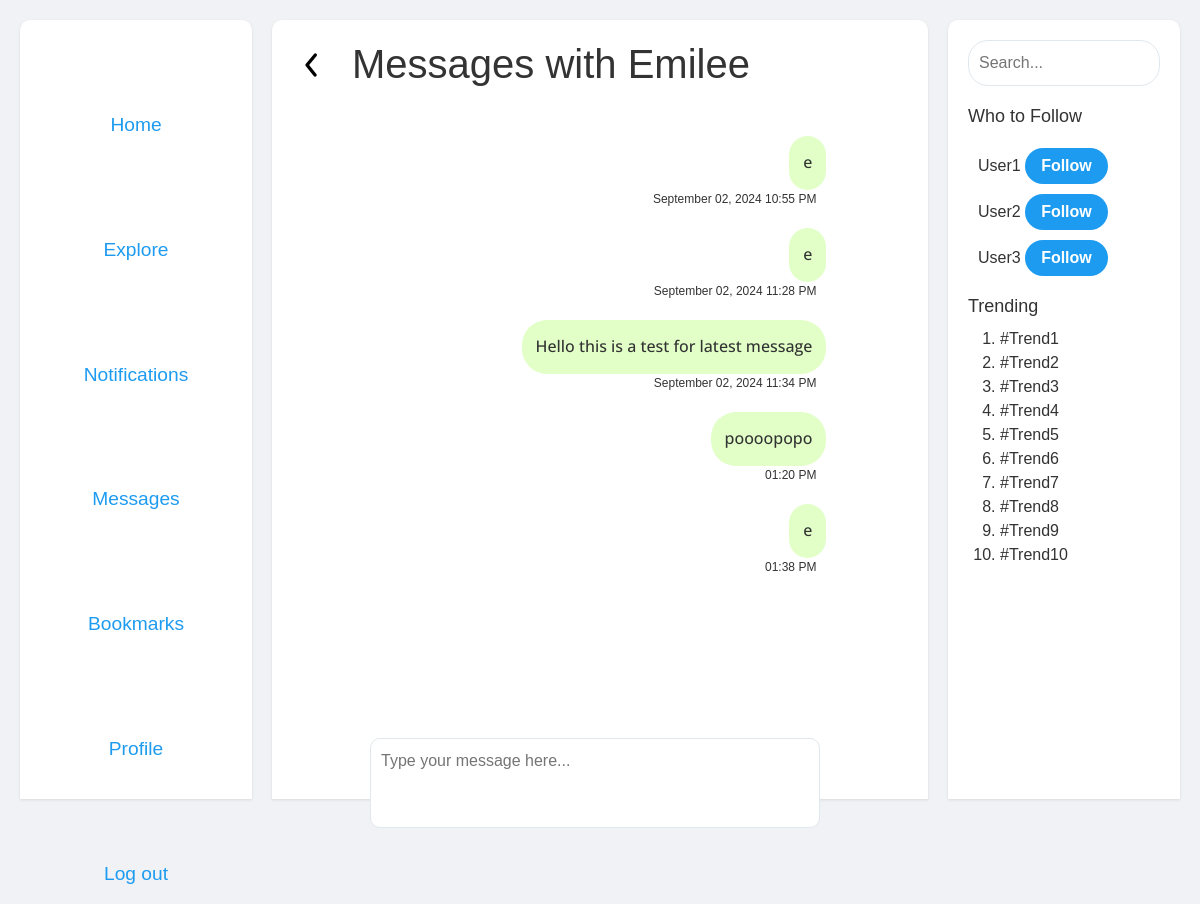
Page /messages/2 (signed in) on the committed database.
### tables this page shows
CREATE TABLE users (
    id INTEGER PRIMARY KEY AUTOINCREMENT,
    username TEXT UNIQUE NOT NULL,
    password TEXT NOT NULL,  -- You should hash passwords before storing them
    email TEXT UNIQUE,
    created_at DATETIME DEFAULT CURRENT_TIMESTAMP
);

CREATE TABLE messages (
    sender_id INTEGER NOT NULL,      -- The ID of the sender
    receiver_id INTEGER NOT NULL,    -- The ID of the receiver
    message TEXT NOT NULL,           -- The text content of the message
    message_id INTEGER PRIMARY KEY AUTOINCREMENT -- Unique ID for each message
, timestamp TIMESTAMP DEFAULT CURRENT_TIMESTAMP);

### app.py (the view, shortened to what this page needs)
@app.route('/messages/<int:contact_id>', methods=['GET', 'POST'])
@login_required
def messages(contact_id):
    if 'user_id' not in session:
        return redirect(url_for('login'))
    user_id = session['user_id']
    messages = db.execute('''
        SELECT * FROM messages
        WHERE (sender_id = ? AND receiver_id = ?) OR (sender_id = ? AND receiver_id = ?)
        ORDER BY timestamp
    ''', int(user_id), int(contact_id), int(contact_id), int(user_id))
    contact1 = db.execute('SELECT username FROM users WHERE id = ?', (user_id,))
    contact2 = db.execute('SELECT username FROM users WHERE id = ?', (contact_id,))
    return render_template('messages.html', messages=messages, contact1=contact1[0]['username'], contact2=contact2[0]['username'], contact_me=contact_id)

### helpers.py (called while the page is built)
def login_required(f):
    @wraps(f)
    def decorated_function(*args, **kwargs):
        if session.get("user_id") is None:
            return redirect("/login")
        return f(*args, **kwargs)
    return decorated_function

def format_timestamp(timestamp):
    spain_tz = pytz.timezone('Europe/Madrid')
    if isinstance(timestamp, str):
        try:
            timestamp = datetime.fromisoformat(timestamp)  # Adjust if your string format is different
        except ValueError:
            return "Invalid date"  # Handle the error as appropriate
    if timestamp.tzinfo is None:
        timestamp = spain_tz.localize(timestamp)
    else:
        timestamp = timestamp.astimezone(spain_tz)
    now = datetime.now(spain_tz)
    is_today = timestamp.date() == now.date()
    if is_today:
        return timestamp.strftime('%I:%M %p')  # 12-hour format without seconds
    else:
        return timestamp.strftime('%B %d, %Y %I:%M %p')  # Full month name, day, and year

### templates/messages.html (shortened to what this page needs)
{% extends "layout.html" %}
{% block main %}
<div class="messages-header">
    <a href="/contacts"><img class="backwards-arrow" src="{{ url_for('static', filename='images/arrow-ios-back.svg') }}" alt="Back to main"></a>
    <h1>Messages with {{ contact2 }}</h1>
</div>
<div class="messages-container" id="messages-container">
    <div class="messages">
        {% for message in messages %}
            <div class="{{ 'message-sent' if message.sender_id == session['user_id'] else 'message-received' }}">
                <p>{{ message.message }}</p>
            </div>
            <span class="{{ 'message-sent1' if message.sender_id == session['user_id'] else 'message-received1' }}">
                {{ message.timestamp | format_timestamp }}
            </span>
        {% endfor %}
    </div>
    <form id="message-form" action="/messages/{{ contact_me }}" method="post">
        <textarea autofocus id="message-textarea" name="message" placeholder="Type your message here..."></textarea>
    </form>
</div>
{% endblock %}

### static/css/styles.css (style rules this page uses)
html, body { height: 100%; margin: 0; padding: 0; }
body { font-family: Arial, sans-serif; margin: 0; padding: 0; background-color: #f0f2f5; color: #333; display: flex; overflow-y: hidden; }
.messages { flex-grow: 1; padding: 20px; overflow-y: hidden; display: flex; flex-direction: column; }
.messages-container { display: flex; flex-direction: column; align-items: center; height:100%; overflow-y: auto }
.messages-container textarea { padding:10px; border: 1px solid #e1e8ed; width:450px; font-size: 16px; resize: none; border-radius:10px; margin-right:20px; margin-left:10px; padding-bottom:30px; }
.messages { width: 80%; max-height: 730px; overflow-y: scroll; word-wrap: break-word; overflow-wrap: break-word; word-break: break-all; }
.message-sent, .message-received { margin-top: 20px; padding: 14px; padding-bottom:0px; border-radius: 25px; font-family: "Open Sans", sans-serif; font-optical-sizing: auto; font-weight: 500; font-style: normal; font-variation-settings: "wdth" 99.6; }
.message-sent { background-color: #e1ffc7; align-self: flex-end; }
.message-sent1 { background-color: transparent; align-self: flex-end; font-size:12px; padding-right:10px; }
.backwards-arrow { margin-top:5px; margin-right:20px; width:40px; }
.messages-header { display:flex; flex-direction:row; }
.messages { scrollbar-width: thin; scrollbar-color: #888 transparent; }

### rows in the picture
users: username "Emilee"
messages: message "e", timestamp "September 02, 2024 10:55 PM"
messages: message "e", timestamp "September 02, 2024 11:28 PM"
messages: message "Hello this is a test for latest message", timestamp "September 02, 2024 11:34 PM"
messages: message "poooopopo", timestamp "01:20 PM"
messages: message "e", timestamp "01:38 PM"
